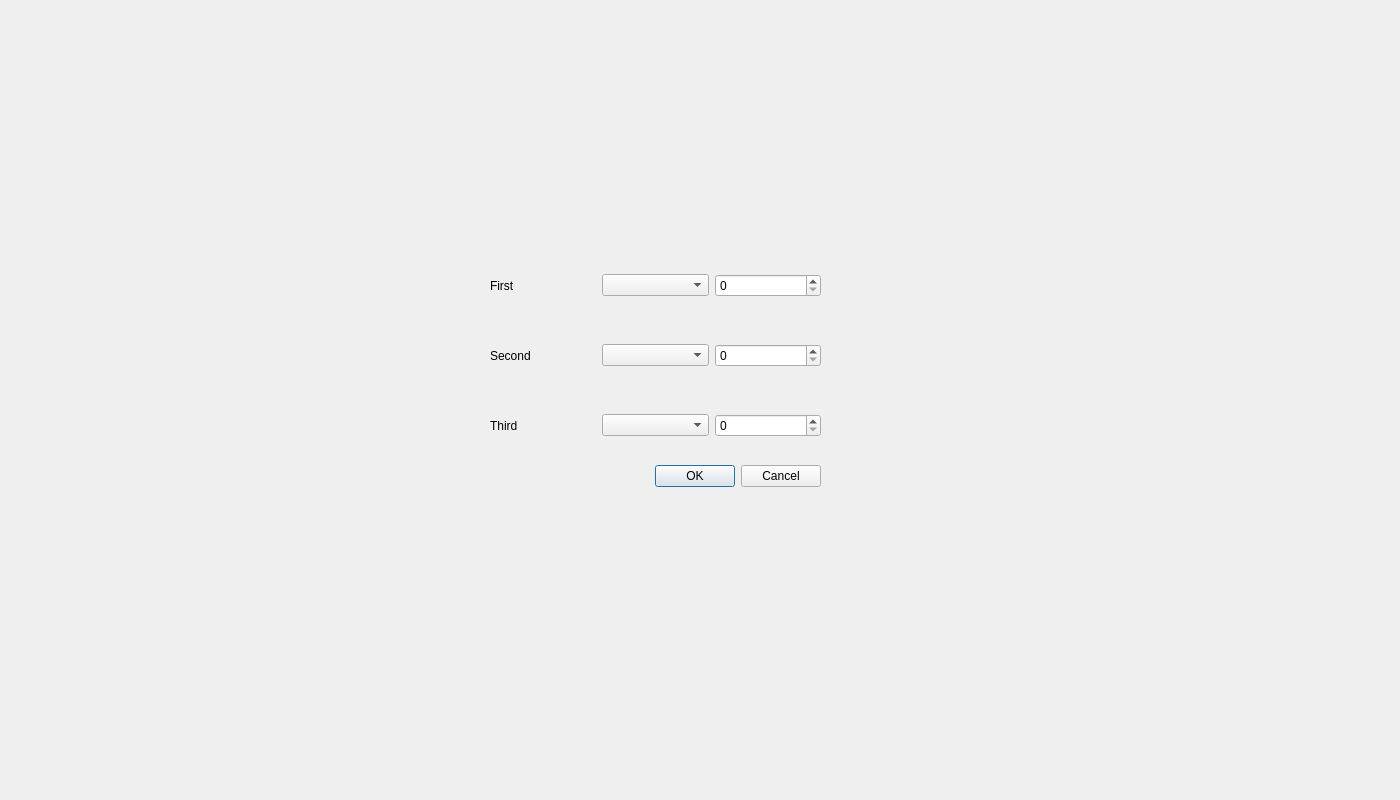
<?xml version="1.0" encoding="UTF-8"?>
<ui version="4.0">
 <class>Widget</class>
 <widget class="QWidget" name="Widget">
  <property name="geometry">
   <rect>
    <x>0</x>
    <y>0</y>
    <width>1400</width>
    <height>800</height>
   </rect>
  </property>
  <property name="minimumSize">
   <size>
    <width>1400</width>
    <height>800</height>
   </size>
  </property>
  <property name="maximumSize">
   <size>
    <width>1400</width>
    <height>800</height>
   </size>
  </property>
  <property name="windowTitle">
   <string>Widget</string>
  </property>
  <widget class="QDialogButtonBox" name="buttonBox">
   <property name="geometry">
    <rect>
     <x>480</x>
     <y>460</y>
     <width>341</width>
     <height>32</height>
    </rect>
   </property>
   <property name="orientation">
    <enum>Qt::Horizontal</enum>
   </property>
   <property name="standardButtons">
    <set>QDialogButtonBox::Cancel|QDialogButtonBox::Ok</set>
   </property>
  </widget>
  <widget class="QWidget" name="horizontalLayoutWidget_3">
   <property name="geometry">
    <rect>
     <x>490</x>
     <y>390</y>
     <width>331</width>
     <height>71</height>
    </rect>
   </property>
   <layout class="QHBoxLayout" name="ThirdContainer">
    <item>
     <widget class="QLabel" name="thirdLabel">
      <property name="text">
       <string>Third</string>
      </property>
     </widget>
    </item>
    <item>
     <widget class="QComboBox" name="thirdComboBox"/>
    </item>
    <item>
     <widget class="QSpinBox" name="thirdSpinBox">
      <property name="maximum">
       <number>255</number>
      </property>
     </widget>
    </item>
   </layout>
  </widget>
  <widget class="QWidget" name="horizontalLayoutWidget">
   <property name="geometry">
    <rect>
     <x>490</x>
     <y>250</y>
     <width>331</width>
     <height>71</height>
    </rect>
   </property>
   <layout class="QHBoxLayout" name="FirstContainer">
    <item>
     <widget class="QLabel" name="firstLabel">
      <property name="text">
       <string>First</string>
      </property>
     </widget>
    </item>
    <item>
     <widget class="QComboBox" name="firstComboBox"/>
    </item>
    <item>
     <widget class="QSpinBox" name="firstSpinBox">
      <property name="maximum">
       <number>255</number>
      </property>
     </widget>
    </item>
   </layout>
  </widget>
  <widget class="QWidget" name="horizontalLayoutWidget_2">
   <property name="geometry">
    <rect>
     <x>490</x>
     <y>320</y>
     <width>331</width>
     <height>71</height>
    </rect>
   </property>
   <layout class="QHBoxLayout" name="SecondContainer">
    <item>
     <widget class="QLabel" name="secondLabel">
      <property name="text">
       <string>Second</string>
      </property>
     </widget>
    </item>
    <item>
     <widget class="QComboBox" name="secondComboBox"/>
    </item>
    <item>
     <widget class="QSpinBox" name="secondSpinBox">
      <property name="maximum">
       <number>255</number>
      </property>
     </widget>
    </item>
   </layout>
  </widget>
 </widget>
 <resources>
  <include location="staticImages.qrc"/>
 </resources>
 <connections/>
</ui>
